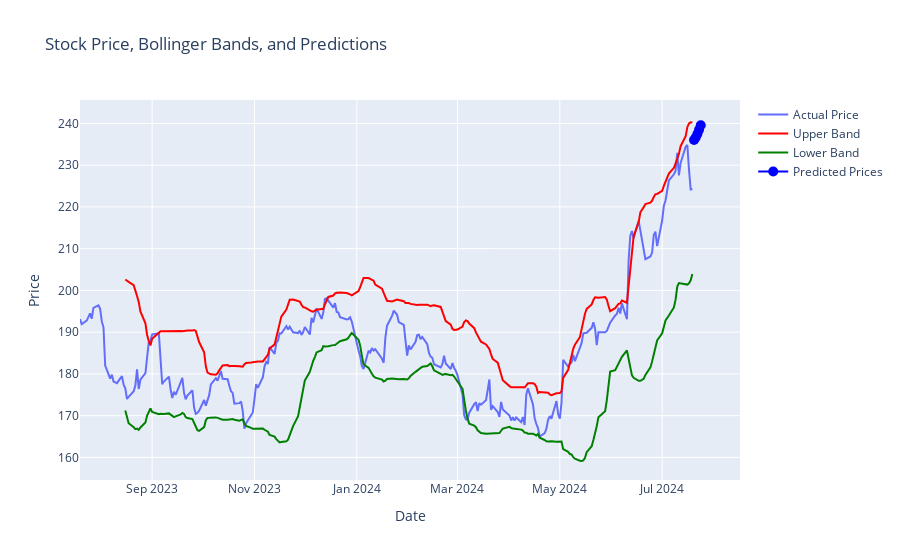

The notebook cell saved with this chart:
### Code cell
import yfinance as yf
import pandas as pd
import plotly.graph_objs as go
import numpy as np
import tensorflow as tf
from datetime import datetime, timedelta
from sklearn.preprocessing import MinMaxScaler
import matplotlib.pyplot as plt

# Load pre-trained LSTM model and scaler
model = tf.keras.models.load_model('lstm_model.h5')
scaler = pd.read_pickle('scaler.pkl')

# Control system parameters
CONTROL_GAIN_BASE = 200

def fetch_real_time_data(symbol, timeframe='1d', period='1y'):
    df = yf.download(symbol, period=period, interval=timeframe)
    df.reset_index(inplace=True)
    df.set_index('Date', inplace=True)
    df = df[['Open', 'High', 'Low', 'Close', 'Volume']]
    return df

def calculate_bollinger_bands(df, window=20, num_std_dev=2):
    df['SMA'] = df['Close'].rolling(window=window).mean()
    df['std_dev'] = df['Close'].rolling(window=window).std()
    df['Upper Band'] = df['SMA'] + (df['std_dev'] * num_std_dev)
    df['Lower Band'] = df['SMA'] - (df['std_dev'] * num_std_dev)
    return df

def bollinger_reversal_strategy(df):
    latest_data = df.iloc[-1]
    prev_data = df.iloc[-2]
    
    if latest_data['Close'] > latest_data['Upper Band'] and prev_data['Close'] <= prev_data['Upper Band']:
        return 'sell', latest_data['Close']
    elif latest_data['Close'] < latest_data['Lower Band'] and prev_data['Close'] >= prev_data['Lower Band']:
        return 'buy', latest_data['Close']
    else:
        return None, None

def apply_feedback_control(df):
    latest_data = df.iloc[-1]
    target_price = latest_data['SMA']
    deviation = latest_data['Close'] - target_price
    
    # Adjust control gain dynamically based on recent volatility
    volatility = df['Close'].std()
    control_gain = CONTROL_GAIN_BASE / (volatility + 1)
    
    # Control action based on deviation and control gain
    if deviation > 0:
        action = 'sell'
    elif deviation < 0:
        action = 'buy'
    else:
        action = 'hold'
    
    return action, latest_data['Close'], control_gain

def apply_feedforward_control(df, future_steps=100):
    window_size = 60
    predictions = []
    current_data = df[['Close']].tail(window_size).values
    
    for _ in range(future_steps):
        scaled_data = scaler.transform(current_data)
        X = np.expand_dims(scaled_data, axis=0)
        
        # Predict future price
        predicted_price = model.predict(X)
        predicted_price = scaler.inverse_transform(predicted_price)[0, 0]
        predictions.append(predicted_price)
        
        # Update current data with predicted price
        new_row = np.array([[predicted_price]])
        current_data = np.vstack([current_data[1:], new_row])
    
    return predictions

def plot_results(df, control_action, control_price, predicted_prices):
    fig = go.Figure()
    
    # Actual data
    fig.add_trace(go.Scatter(x=df.index, y=df['Close'], mode='lines', name='Actual Price'))
    
    # Bollinger Bands
    fig.add_trace(go.Scatter(x=df.index, y=df['Upper Band'], mode='lines', name='Upper Band', line=dict(color='red')))
    fig.add_trace(go.Scatter(x=df.index, y=df['Lower Band'], mode='lines', name='Lower Band', line=dict(color='green')))
    
    # LSTM predictions (for multiple future steps)
    future_dates = [df.index[-1] + timedelta(days=i) for i in range(1, len(predicted_prices) + 1)]
    fig.add_trace(go.Scatter(x=future_dates, y=predicted_prices, mode='markers+lines', name='Predicted Prices', marker=dict(color='blue', size=10)))
    
    fig.update_layout(title='Stock Price, Bollinger Bands, and Predictions', xaxis_title='Date', yaxis_title='Price')
    fig.show()
    
    # Plot control system output vs actual output
    plt.figure(figsize=(12, 6))
    plt.plot(df.index, df['Close'], label='Actual Price', color='black')
    plt.axhline(y=control_price, color='red', linestyle='--', label=f'Control System Output ({control_action})')
    plt.xlabel('Date')
    plt.ylabel('Price')
    plt.title('Control System Output vs Actual Output')
    plt.legend()
    plt.grid(True)
    plt.show()

# Main Execution
symbol = 'AAPL'
df = fetch_real_time_data(symbol)

# Calculate Bollinger Bands
df = calculate_bollinger_bands(df)

# Apply Bollinger Reversal Strategy
action, price = bollinger_reversal_strategy(df)
if action:
    print(f'Bollinger Reversal Strategy: {action.capitalize()} signal for {symbol} at ${price:.2f}')
    
# Apply Feedback Control
feedback_action, feedback_price, control_gain = apply_feedback_control(df)
if feedback_action != 'hold':
    print(f'Feedback Control: {feedback_action.capitalize()} signal for {symbol} at ${feedback_price:.2f} with control gain {control_gain:.2f}')
    
# Apply Feedforward Control
predicted_prices = apply_feedforward_control(df, future_steps=5)
print(f'Feedforward Control predicts future prices of {symbol}: {predicted_prices}')
    
# Plot Results
plot_results(df, feedback_action, feedback_price, predicted_prices)

### Figure 1 — Plotly figure (JSON) as saved in the notebook; plotly's stock layout.template omitted (floating-point values rounded to 4 significant figures; data arrays with more than 128 entries replaced by an {"elided": "..."} marker saying what was removed)
{"data": [{"mode": "lines", "name": "Actual Price", "type": "scatter", "x": {"elided": "252 str values"}, "y": {"elided": "252 float values"}}, {"line": {"color": "red"}, "mode": "lines", "name": "Upper Band", "type": "scatter", "x": {"elided": "252 str values"}, "y": {"elided": "252 float values"}}, {"line": {"color": "green"}, "mode": "lines", "name": "Lower Band", "type": "scatter", "x": {"elided": "252 str values"}, "y": {"elided": "252 float values"}}, {"marker": {"color": "blue", "size": 10}, "mode": "markers+lines", "name": "Predicted Prices", "type": "scatter", "x": ["2024-07-20T00:00:00", "2024-07-21T00:00:00", "2024-07-22T00:00:00", "2024-07-23T00:00:00", "2024-07-24T00:00:00"], "y": [236.0, 236.6, 237.5, 238.5, 239.6]}], "layout": {"title": {"text": "Stock Price, Bollinger Bands, and Predictions"}, "xaxis": {"title": {"text": "Date"}}, "yaxis": {"title": {"text": "Price"}}}}
